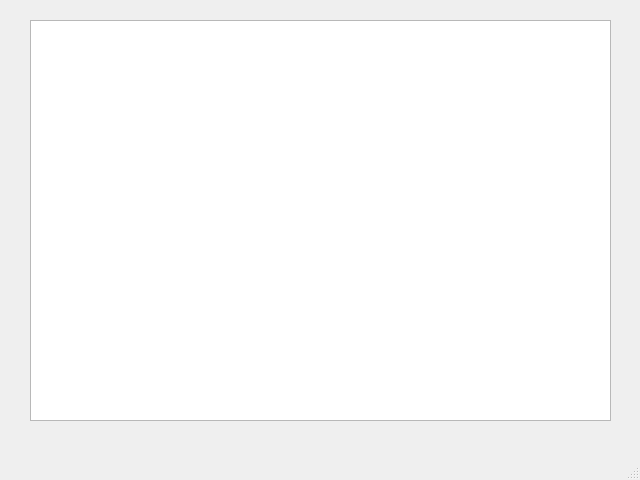
<?xml version="1.0" encoding="UTF-8"?>
<ui version="4.0">
 <class>MainWindow</class>
 <widget class="QMainWindow" name="MainWindow">
  <property name="geometry">
   <rect>
    <x>0</x>
    <y>0</y>
    <width>640</width>
    <height>480</height>
   </rect>
  </property>
  <property name="windowTitle">
   <string>MainWindow</string>
  </property>
  <widget class="QWidget" name="centralwidget">
   <widget class="QTableWidget" name="tb">
    <property name="geometry">
     <rect>
      <x>30</x>
      <y>20</y>
      <width>581</width>
      <height>401</height>
     </rect>
    </property>
   </widget>
  </widget>
  <widget class="QMenuBar" name="menubar">
   <property name="geometry">
    <rect>
     <x>0</x>
     <y>0</y>
     <width>640</width>
     <height>21</height>
    </rect>
   </property>
  </widget>
  <widget class="QStatusBar" name="statusbar"/>
 </widget>
 <resources/>
 <connections/>
</ui>
